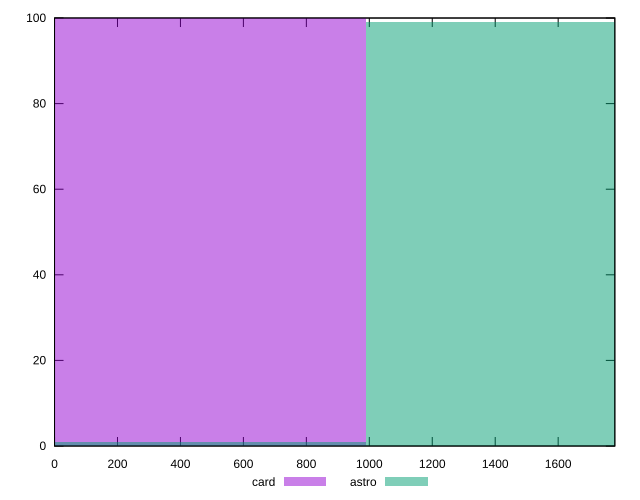

Generate this figure with gnuplot:
reset

$card <<EOF
0 100
EOF

$astro <<EOF
0 1
1977.9153761334546 99
EOF

set key outside below
set boxwidth 1977.9153761334546
set xrange [0:1780]
set yrange [0:100]
set trange [0:100]
set style fill transparent solid 0.5 noborder
set terminal svg size 640, 500 enhanced background rgb 'white'
set output "reports/report_00031_2021-02-24T23-18-18.084Z/render-blocking-resources/comparison/histogram/2_vs_3.svg"

plot $card title "card" with boxes, \
     $astro title "astro" with boxes

reset
